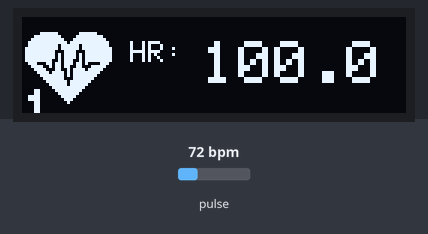
Recording of a sketch running on a simulated Arduino Uno, built with avr-gcc and run on an emulated ATmega328P. Parts: 128×32 one-colour display. Inputs (shaded band) come from the test bench; at power-on: pulse 72 bpm. The display library's start-up logo is not drawn; what the sketch prints to the serial monitor is not drawn.

Above: at 3.46 s.
4.3 s: pulse set to 42 bpm
At 4.63 s:
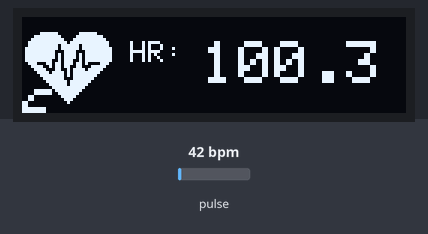
5.9 s: pulse set to 70 bpm
At 6.17 s:
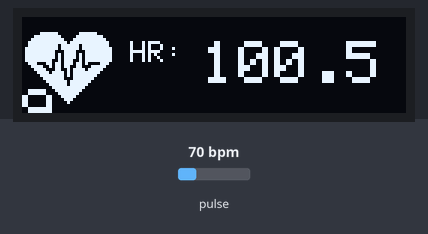
7.5 s: pulse set to 59 bpm
At 9.61 s:
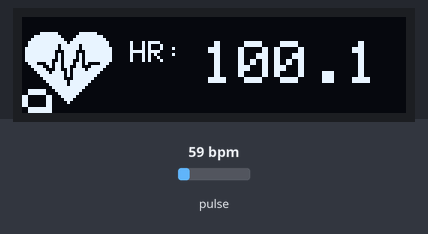

The sketch:

MAX30102_HR_SPO2.ino
```cpp
// I2C OLED
#include <SPI.h>
#include <Wire.h>
#include <Adafruit_GFX.h>
#include <Adafruit_SSD1306.h>

#define SCREEN_WIDTH 128
#define SCREEN_HEIGHT 32

#define OLED_RESET     4
#define SCREEN_ADDRESS 0x3C
Adafruit_SSD1306 display(SCREEN_WIDTH, SCREEN_HEIGHT, &Wire, OLED_RESET);

#include "MAX30105.h"
#include "heartRate.h"

MAX30105 particleSensor;

const byte RATE_SIZE = 4; //Increase this for more averaging. 4 is good.
byte rates[RATE_SIZE]; //Array of heart rates
byte rateSpot = 0;
long lastBeat = 0; //Time at which the last beat occurred

float beatsPerMinute;
int beatAvg;
/**************************/

static const unsigned char PROGMEM hr1[] = {
0x00, 0x00, 0x00, 0x00, 0x00, 0x00, 0x00, 0x00, 0x00, 0x00, 0x00, 0x00, 0x00, 0x00, 0x00, 0x00,
0x00, 0x00, 0x00, 0x00, 0x00, 0xF8, 0x3E, 0x00, 0x01, 0xFC, 0x7F, 0x00, 0x03, 0xFE, 0xFF, 0x80,
0x07, 0xFF, 0xFF, 0xC0, 0x07, 0xFF, 0xFF, 0xC0, 0x07, 0xF7, 0xDF, 0xC0, 0x07, 0xE3, 0x8F, 0xC0,
0x03, 0x2B, 0xA9, 0x80, 0x01, 0xC9, 0x27, 0x00, 0x00, 0xFD, 0x7E, 0x00, 0x00, 0x7C, 0x7C, 0x00,
0x00, 0x3E, 0xF8, 0x00, 0x00, 0x1F, 0xF0, 0x00, 0x00, 0x0F, 0xE0, 0x00, 0x00, 0x07, 0xC0, 0x00,
0x00, 0x03, 0x80, 0x00, 0x00, 0x01, 0x00, 0x00, 0x00, 0x00, 0x00, 0x00, 0x00, 0x00, 0x00, 0x00,
0x00, 0x00, 0x00, 0x00, 0x00, 0x00, 0x00, 0x00, };

static const unsigned char PROGMEM hr2[] = {
0x00, 0x00, 0x00, 0x00, 0x03, 0xF0, 0x1F, 0x80, 0x0F, 0xF8, 0x3F, 0xE0, 0x1F, 0xFC, 0x7F, 0xF0,
0x3F, 0xFE, 0xFF, 0xF8, 0x3F, 0xF7, 0xEF, 0xF8, 0x7F, 0xF7, 0xEF, 0xFC, 0x7F, 0xE3, 0xC7, 0xFC,
0x7F, 0xEB, 0xD7, 0xFC, 0x7F, 0xEB, 0xD7, 0xFC, 0x7F, 0xCB, 0x97, 0xFC, 0x38, 0xDB, 0xB4, 0x38,
0x1E, 0x5B, 0x31, 0xF0, 0x0F, 0x19, 0x7B, 0xE0, 0x07, 0xBD, 0x7F, 0xC0, 0x03, 0xFD, 0x7F, 0x80,
0x01, 0xFC, 0x7F, 0x00, 0x00, 0xFE, 0xFE, 0x00, 0x00, 0x7E, 0xFC, 0x00, 0x00, 0x3F, 0xF8, 0x00,
0x00, 0x1F, 0xF0, 0x00, 0x00, 0x0F, 0xE0, 0x00, 0x00, 0x07, 0xC0, 0x00, 0x00, 0x03, 0x80, 0x00,
0x00, 0x01, 0x00, 0x00, 0x00, 0x00, 0x00, 0x00,
};
/**************************/

void setup() {
  Serial.begin(115200);

  // I2C OLED SETUP
  Serial.println("I2C OLED Test!");
  if(!display.begin(SSD1306_SWITCHCAPVCC, SCREEN_ADDRESS)) {
    Serial.println(F("SSD1306 allocation failed"));
    for(;;); // Don't proceed, loop forever
  }
  display.display();
  delay(2000);

  display.clearDisplay();
  display.display();
  delay(1000);

  // DISPLAY TEXT
  display.setTextSize(1);      // Normal 1:1 pixel scale
  display.setTextColor(SSD1306_WHITE); // Draw white text
  display.setCursor(0, 0);     // Start at top-left corner
//  display.cp437(true);         // Use full 256 char 'Code Page 437' font

  // Initialize sensor
  if (!particleSensor.begin(Wire, I2C_SPEED_FAST)) //Use default I2C port, 400kHz speed
  {
    Serial.println("MAX30105 was not found. Please check wiring/power. ");
    while (1);
  }
  Serial.println("Place your index finger on the sensor with steady pressure.");

  particleSensor.setup(); //Configure sensor with default settings
  particleSensor.setPulseAmplitudeRed(0x0A); //Turn Red LED to low to indicate sensor is running
  particleSensor.setPulseAmplitudeGreen(0); //Turn off Green LED
}
/**************************/


void loop(){
  long irValue = particleSensor.getIR();

  if (checkForBeat(irValue) == true){
    //We sensed a beat!
    long delta = millis() - lastBeat;
    lastBeat = millis();

    beatsPerMinute = 60 / (delta / 1000.0);

    if (beatsPerMinute < 255 && beatsPerMinute > 20){
      rates[rateSpot++] = (byte)beatsPerMinute; //Store this reading in the array
      rateSpot %= RATE_SIZE; //Wrap variable

      //Take average of readings
      beatAvg = 0;
      for (byte x = 0 ; x < RATE_SIZE ; x++)
        beatAvg += rates[x];
      beatAvg /= RATE_SIZE;
    }
  }

  Serial.print("IR=");
  Serial.print(irValue);
  Serial.print(", BPM=");
  Serial.print(beatsPerMinute);
  Serial.print(", Avg BPM=");
  Serial.print(beatAvg);

  display.clearDisplay();
  display.setCursor(0,0);
  display.drawBitmap(0,4,hr2,32,26,SSD1306_WHITE);

  display.setCursor(36,8);
  display.print("HR: ");
  display.setTextSize(2);
  display.print(irValue/1000.0);
  display.setTextSize(1);
  display.display();

  if (irValue < 50000){
    Serial.print(" No finger?");
    display.fillRect(0, 0, 32, 26, SSD1306_BLACK);
    display.drawBitmap(0,4,hr1,32,26,SSD1306_WHITE);
    display.display();
  }
  Serial.println();
}
```
